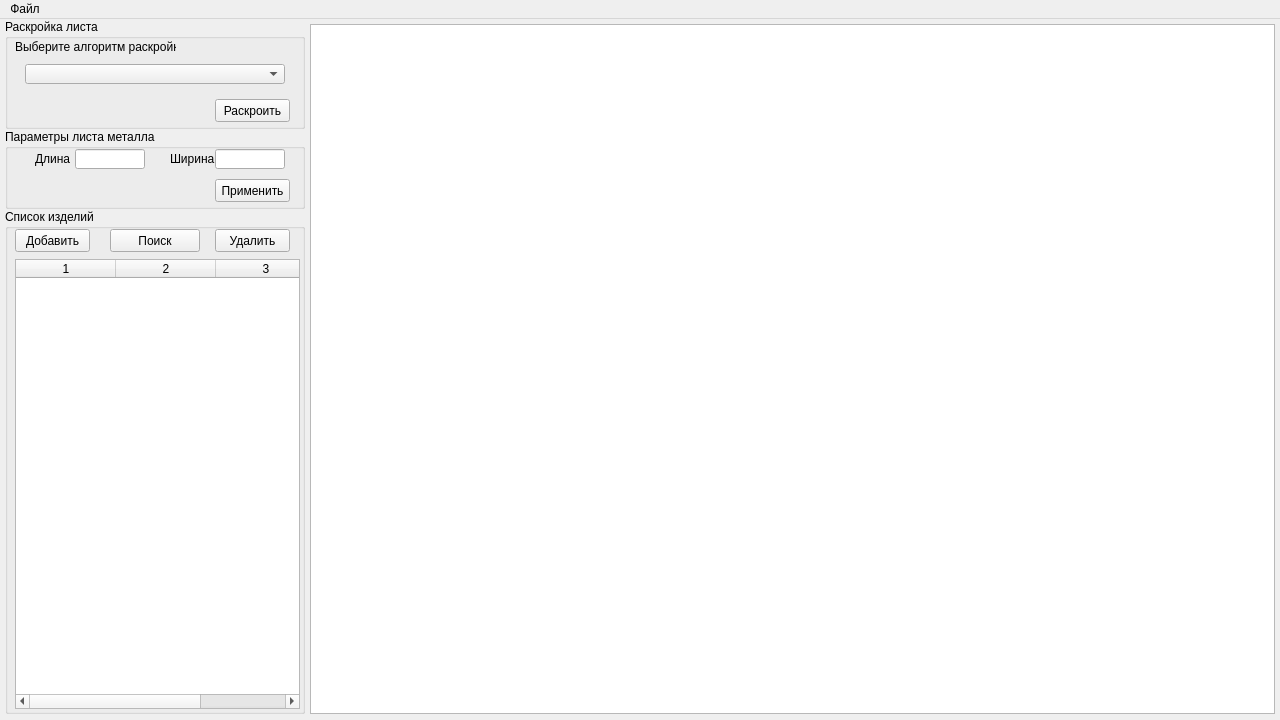
<?xml version="1.0" encoding="UTF-8"?>
<ui version="4.0">
 <class>MainWindow</class>
 <widget class="QMainWindow" name="MainWindow">
  <property name="geometry">
   <rect>
    <x>0</x>
    <y>0</y>
    <width>1280</width>
    <height>720</height>
   </rect>
  </property>
  <property name="windowTitle">
   <string>Автоматическая раскройка листа металла</string>
  </property>
  <widget class="QWidget" name="centralwidget">
   <widget class="QGroupBox" name="cutterGroupBox">
    <property name="geometry">
     <rect>
      <x>5</x>
      <y>0</y>
      <width>300</width>
      <height>110</height>
     </rect>
    </property>
    <property name="title">
     <string>Раскройка листа</string>
    </property>
    <widget class="QComboBox" name="cutAlgoritmComboBox">
     <property name="geometry">
      <rect>
       <x>20</x>
       <y>45</y>
       <width>260</width>
       <height>20</height>
      </rect>
     </property>
    </widget>
    <widget class="QLabel" name="cutAlgoritmLabel">
     <property name="geometry">
      <rect>
       <x>10</x>
       <y>20</y>
       <width>161</width>
       <height>16</height>
      </rect>
     </property>
     <property name="sizePolicy">
      <sizepolicy hsizetype="Preferred" vsizetype="Preferred">
       <horstretch>0</horstretch>
       <verstretch>0</verstretch>
      </sizepolicy>
     </property>
     <property name="baseSize">
      <size>
       <width>70</width>
       <height>20</height>
      </size>
     </property>
     <property name="text">
      <string>Выберите алгоритм раскройки</string>
     </property>
    </widget>
    <widget class="QPushButton" name="cutPushButton">
     <property name="geometry">
      <rect>
       <x>210</x>
       <y>80</y>
       <width>75</width>
       <height>23</height>
      </rect>
     </property>
     <property name="text">
      <string>Раскроить</string>
     </property>
    </widget>
   </widget>
   <widget class="QGroupBox" name="sheetParametersGroupBox">
    <property name="geometry">
     <rect>
      <x>5</x>
      <y>110</y>
      <width>300</width>
      <height>80</height>
     </rect>
    </property>
    <property name="title">
     <string>Параметры листа металла</string>
    </property>
    <widget class="QPushButton" name="applySheetParametersPushButton">
     <property name="geometry">
      <rect>
       <x>210</x>
       <y>50</y>
       <width>75</width>
       <height>23</height>
      </rect>
     </property>
     <property name="text">
      <string>Применить</string>
     </property>
    </widget>
    <widget class="QLineEdit" name="sheetWidthLineEdit">
     <property name="geometry">
      <rect>
       <x>70</x>
       <y>20</y>
       <width>70</width>
       <height>20</height>
      </rect>
     </property>
    </widget>
    <widget class="QLineEdit" name="sheetHeightLineEdit">
     <property name="geometry">
      <rect>
       <x>210</x>
       <y>20</y>
       <width>70</width>
       <height>20</height>
      </rect>
     </property>
    </widget>
    <widget class="QLabel" name="sheetWidthLabel">
     <property name="geometry">
      <rect>
       <x>30</x>
       <y>20</y>
       <width>35</width>
       <height>20</height>
      </rect>
     </property>
     <property name="text">
      <string>Длина</string>
     </property>
    </widget>
    <widget class="QLabel" name="sheetHeightLabel">
     <property name="geometry">
      <rect>
       <x>165</x>
       <y>20</y>
       <width>45</width>
       <height>20</height>
      </rect>
     </property>
     <property name="text">
      <string>Ширина</string>
     </property>
    </widget>
   </widget>
   <widget class="QGroupBox" name="productsTableGroupBox">
    <property name="geometry">
     <rect>
      <x>5</x>
      <y>190</y>
      <width>300</width>
      <height>505</height>
     </rect>
    </property>
    <property name="title">
     <string>Список изделий</string>
    </property>
    <widget class="QPushButton" name="productsTableAddPushButton">
     <property name="geometry">
      <rect>
       <x>10</x>
       <y>20</y>
       <width>75</width>
       <height>23</height>
      </rect>
     </property>
     <property name="text">
      <string>Добавить</string>
     </property>
    </widget>
    <widget class="QPushButton" name="productsTableFindPushButton">
     <property name="geometry">
      <rect>
       <x>105</x>
       <y>20</y>
       <width>90</width>
       <height>23</height>
      </rect>
     </property>
     <property name="text">
      <string>Поиск</string>
     </property>
    </widget>
    <widget class="QPushButton" name="productsTableDeletePushButton">
     <property name="geometry">
      <rect>
       <x>210</x>
       <y>20</y>
       <width>75</width>
       <height>23</height>
      </rect>
     </property>
     <property name="text">
      <string>Удалить</string>
     </property>
    </widget>
    <widget class="QTableWidget" name="productsTableWidget">
     <property name="geometry">
      <rect>
       <x>10</x>
       <y>50</y>
       <width>285</width>
       <height>450</height>
      </rect>
     </property>
     <property name="maximumSize">
      <size>
       <width>285</width>
       <height>450</height>
      </size>
     </property>
     <property name="frameShape">
      <enum>QFrame::StyledPanel</enum>
     </property>
     <property name="lineWidth">
      <number>1</number>
     </property>
     <property name="midLineWidth">
      <number>1</number>
     </property>
     <property name="gridStyle">
      <enum>Qt::SolidLine</enum>
     </property>
     <property name="sortingEnabled">
      <bool>true</bool>
     </property>
     <property name="rowCount">
      <number>0</number>
     </property>
     <property name="columnCount">
      <number>3</number>
     </property>
     <column/>
     <column/>
     <column/>
    </widget>
   </widget>
   <widget class="QGraphicsView" name="mainGraphicsView">
    <property name="geometry">
     <rect>
      <x>310</x>
      <y>5</y>
      <width>965</width>
      <height>690</height>
     </rect>
    </property>
   </widget>
  </widget>
  <widget class="QMenuBar" name="mainWindowMenuBar">
   <property name="geometry">
    <rect>
     <x>0</x>
     <y>0</y>
     <width>1280</width>
     <height>21</height>
    </rect>
   </property>
   <widget class="QMenu" name="menuFile">
    <property name="title">
     <string>Файл</string>
    </property>
    <addaction name="saveCutAction"/>
   </widget>
   <addaction name="menuFile"/>
  </widget>
  <action name="saveCutAction">
   <property name="text">
    <string>Сохранить раскройку</string>
   </property>
  </action>
 </widget>
 <resources/>
 <connections/>
</ui>
